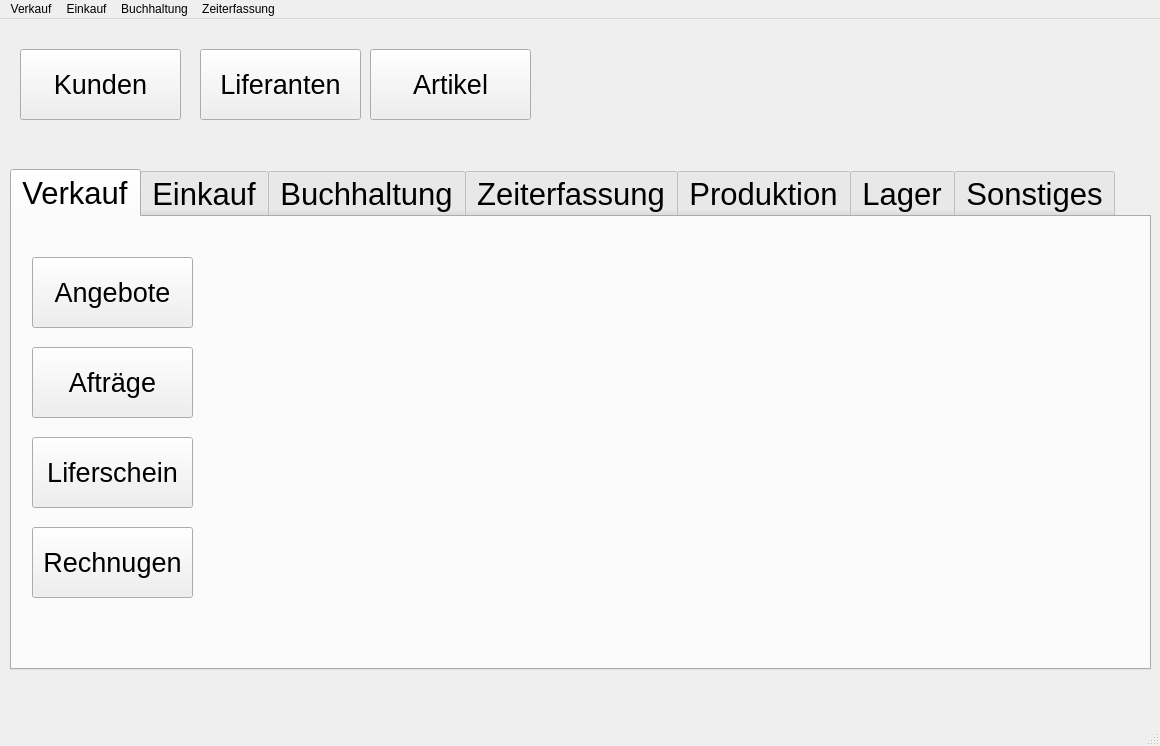
<?xml version="1.0" encoding="UTF-8"?>
<ui version="4.0">
 <class>MainWindow</class>
 <widget class="QMainWindow" name="MainWindow">
  <property name="geometry">
   <rect>
    <x>0</x>
    <y>0</y>
    <width>1160</width>
    <height>746</height>
   </rect>
  </property>
  <property name="windowTitle">
   <string>MainWindow</string>
  </property>
  <widget class="QWidget" name="centralwidget">
   <widget class="QPushButton" name="bt_Kunde">
    <property name="geometry">
     <rect>
      <x>20</x>
      <y>30</y>
      <width>161</width>
      <height>71</height>
     </rect>
    </property>
    <property name="font">
     <font>
      <pointsize>20</pointsize>
     </font>
    </property>
    <property name="text">
     <string>Kunden</string>
    </property>
   </widget>
   <widget class="QPushButton" name="bt_Liferanten">
    <property name="geometry">
     <rect>
      <x>200</x>
      <y>30</y>
      <width>161</width>
      <height>71</height>
     </rect>
    </property>
    <property name="font">
     <font>
      <pointsize>20</pointsize>
     </font>
    </property>
    <property name="text">
     <string>Liferanten</string>
    </property>
   </widget>
   <widget class="QPushButton" name="bt_Artikel">
    <property name="geometry">
     <rect>
      <x>370</x>
      <y>30</y>
      <width>161</width>
      <height>71</height>
     </rect>
    </property>
    <property name="font">
     <font>
      <pointsize>20</pointsize>
     </font>
    </property>
    <property name="text">
     <string>Artikel</string>
    </property>
   </widget>
   <widget class="QTabWidget" name="tab_Main">
    <property name="geometry">
     <rect>
      <x>10</x>
      <y>150</y>
      <width>1141</width>
      <height>501</height>
     </rect>
    </property>
    <property name="font">
     <font>
      <pointsize>23</pointsize>
      <bold>false</bold>
     </font>
    </property>
    <property name="currentIndex">
     <number>0</number>
    </property>
    <widget class="QWidget" name="tab">
     <attribute name="title">
      <string>Verkauf</string>
     </attribute>
     <widget class="QPushButton" name="bt_Angebote">
      <property name="geometry">
       <rect>
        <x>20</x>
        <y>40</y>
        <width>161</width>
        <height>71</height>
       </rect>
      </property>
      <property name="font">
       <font>
        <pointsize>20</pointsize>
        <bold>false</bold>
       </font>
      </property>
      <property name="text">
       <string>Angebote</string>
      </property>
     </widget>
     <widget class="QPushButton" name="bt_Aftrge">
      <property name="geometry">
       <rect>
        <x>20</x>
        <y>130</y>
        <width>161</width>
        <height>71</height>
       </rect>
      </property>
      <property name="font">
       <font>
        <pointsize>20</pointsize>
        <bold>false</bold>
       </font>
      </property>
      <property name="text">
       <string>Afträge</string>
      </property>
     </widget>
     <widget class="QPushButton" name="bt_Liferschein">
      <property name="geometry">
       <rect>
        <x>20</x>
        <y>220</y>
        <width>161</width>
        <height>71</height>
       </rect>
      </property>
      <property name="font">
       <font>
        <pointsize>20</pointsize>
        <bold>false</bold>
       </font>
      </property>
      <property name="text">
       <string>Liferschein</string>
      </property>
     </widget>
     <widget class="QPushButton" name="bt_Rechnugen">
      <property name="geometry">
       <rect>
        <x>20</x>
        <y>310</y>
        <width>161</width>
        <height>71</height>
       </rect>
      </property>
      <property name="font">
       <font>
        <pointsize>20</pointsize>
        <bold>false</bold>
       </font>
      </property>
      <property name="text">
       <string>Rechnugen</string>
      </property>
     </widget>
    </widget>
    <widget class="QWidget" name="tab_2">
     <attribute name="title">
      <string>Einkauf</string>
     </attribute>
     <widget class="QPushButton" name="bt_Buchaltung">
      <property name="geometry">
       <rect>
        <x>20</x>
        <y>30</y>
        <width>221</width>
        <height>71</height>
       </rect>
      </property>
      <property name="font">
       <font>
        <pointsize>20</pointsize>
        <bold>false</bold>
       </font>
      </property>
      <property name="text">
       <string>Anfragen</string>
      </property>
     </widget>
     <widget class="QPushButton" name="bt_Beschtelugen">
      <property name="geometry">
       <rect>
        <x>20</x>
        <y>120</y>
        <width>221</width>
        <height>71</height>
       </rect>
      </property>
      <property name="font">
       <font>
        <pointsize>20</pointsize>
        <bold>false</bold>
       </font>
      </property>
      <property name="text">
       <string>Beschtelugen</string>
      </property>
     </widget>
     <widget class="QPushButton" name="bt_Produktion">
      <property name="geometry">
       <rect>
        <x>20</x>
        <y>210</y>
        <width>221</width>
        <height>71</height>
       </rect>
      </property>
      <property name="font">
       <font>
        <pointsize>20</pointsize>
        <bold>false</bold>
       </font>
      </property>
      <property name="text">
       <string>Wareneingag</string>
      </property>
     </widget>
     <widget class="QPushButton" name="bt_Einkauf_4">
      <property name="geometry">
       <rect>
        <x>20</x>
        <y>320</y>
        <width>221</width>
        <height>71</height>
       </rect>
      </property>
      <property name="font">
       <font>
        <pointsize>20</pointsize>
        <bold>false</bold>
       </font>
      </property>
      <property name="text">
       <string>Eingangsrechnug</string>
      </property>
     </widget>
    </widget>
    <widget class="QWidget" name="tab_3">
     <attribute name="title">
      <string>Buchhaltung</string>
     </attribute>
     <widget class="QPushButton" name="bt_Lager">
      <property name="geometry">
       <rect>
        <x>10</x>
        <y>20</y>
        <width>131</width>
        <height>71</height>
       </rect>
      </property>
      <property name="font">
       <font>
        <pointsize>20</pointsize>
        <bold>false</bold>
       </font>
      </property>
      <property name="text">
       <string>Lager</string>
      </property>
     </widget>
    </widget>
    <widget class="QWidget" name="tab_4">
     <attribute name="title">
      <string>Zeiterfassung</string>
     </attribute>
     <widget class="QPushButton" name="bt_Sonstiges">
      <property name="geometry">
       <rect>
        <x>20</x>
        <y>10</y>
        <width>161</width>
        <height>71</height>
       </rect>
      </property>
      <property name="font">
       <font>
        <pointsize>20</pointsize>
        <bold>false</bold>
       </font>
      </property>
      <property name="text">
       <string>Sonstiges</string>
      </property>
     </widget>
    </widget>
    <widget class="QWidget" name="tab_5">
     <attribute name="title">
      <string>Produktion</string>
     </attribute>
    </widget>
    <widget class="QWidget" name="tab_6">
     <attribute name="title">
      <string>Lager</string>
     </attribute>
    </widget>
    <widget class="QWidget" name="tab_7">
     <attribute name="title">
      <string>Sonstiges</string>
     </attribute>
    </widget>
   </widget>
   <zorder>tab_Main</zorder>
   <zorder>bt_Kunde</zorder>
   <zorder>bt_Liferanten</zorder>
   <zorder>bt_Artikel</zorder>
  </widget>
  <widget class="QMenuBar" name="menubar">
   <property name="geometry">
    <rect>
     <x>0</x>
     <y>0</y>
     <width>1160</width>
     <height>33</height>
    </rect>
   </property>
   <widget class="QMenu" name="menuVerkauf">
    <property name="title">
     <string>Verkauf</string>
    </property>
    <addaction name="separator"/>
   </widget>
   <widget class="QMenu" name="menuEinkauf">
    <property name="font">
     <font>
      <pointsize>20</pointsize>
     </font>
    </property>
    <property name="title">
     <string>Einkauf</string>
    </property>
   </widget>
   <widget class="QMenu" name="menuBuchhaltung">
    <property name="title">
     <string>Buchhaltung</string>
    </property>
   </widget>
   <widget class="QMenu" name="menuZeiterfassung">
    <property name="title">
     <string>Zeiterfassung</string>
    </property>
   </widget>
   <addaction name="menuVerkauf"/>
   <addaction name="menuEinkauf"/>
   <addaction name="menuBuchhaltung"/>
   <addaction name="menuZeiterfassung"/>
  </widget>
  <widget class="QStatusBar" name="statusbar"/>
 </widget>
 <resources/>
 <connections/>
</ui>
